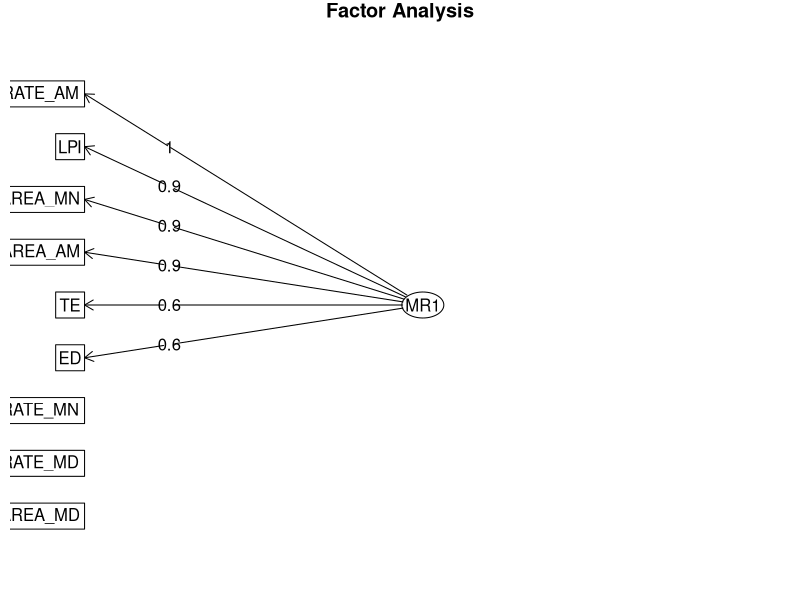
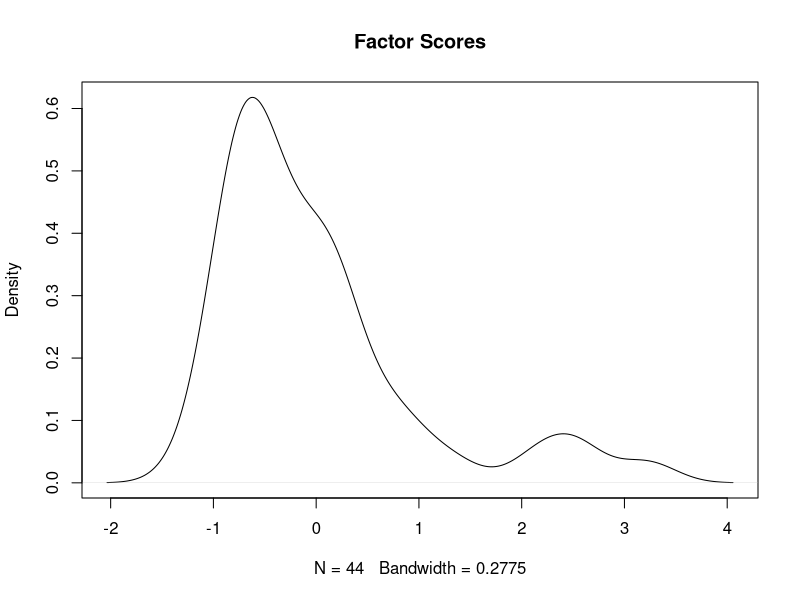
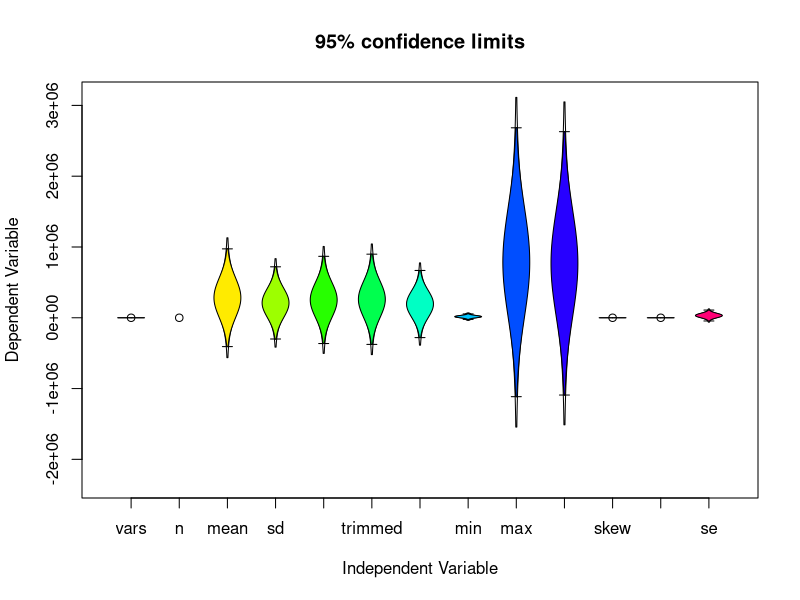

These charts were generated, in order, by the following R code: (Note: this script raises an error after producing the figures.)
## ---- chunk 1
knitr::opts_chunk$set(echo = TRUE)
## ---- chunk 2
library(psych)
library(GPArotation)
library(car)
library(dplyr)

setwd("~/GitHub/estructura-forestal-paisaje")

## ---- chunk 3

plantaciones_clase_ambas <- read.table(file = "prim_sel_metricas_completas_42_16_05_2019.csv", header = TRUE, sep =";", dec = "." )

plantaciones_clase_ambas

## ---- chunk 4

## ---- chunk 5
first_factor <- fa(plantaciones_clase_ambas[,5:13])
## ---- chunk 6
first_factor$loadings
## ---- chunk 7

fa.diagram(first_factor)
## ---- chunk 8
#rowSums(first_factor[1:2,])
head(first_factor$scores)
summary(first_factor$scores)

plot(density(first_factor$scores, na.rm = TRUE), 
    main = "Factor Scores")

## ---- chunk 9
plot(error.bars(describe(plantaciones_clase_ambas[,4:10])))
## ---- chunk 10
describe(plantaciones_clase_ambas[,5:10])
## ---- chunk 11
error.bars(plantaciones_clase_ambas[,5:10])

## ---- chunk 12
alpha(plantaciones_clase_ambas[,5:10])
splitHalf((plantaciones_clase_ambas[,5:10]))
## ---- chunk 13

error.dots(plantaciones_clase_ambas[,5:12])

## ---- chunk 14

correl <- cor(plantaciones_clase_ambas[3:44], use="pairwise.complete.obs", method = "spearman")

correl

## ---- chunk 15
cortest.bartlett(correl,nrow(plantaciones_clase_ambas[3:44]))

KMO(correl)
## ---- chunk 16
nfactors <- fa.parallel(plantaciones_clase_ambas[3:44], fm="ml", fa ="fa") # ml = maximum likelihood and fa ="factor analysis"

print("suma de los eigenvalues segun criterio de kaiser") 
sum(nfactors$fa.values > 1.0) ## old kaiser criterion
sum(nfactors$fa.values > .7) ## new kaiser criterion

## ---- chunk 17
final_model <-fa(plantaciones_clase_ambas[3:44], nfactors = 4, rotate ="oblimin", fm="ml")

final_model
## ---- chunk 18
final_model_1 <-fa(plantaciones_clase_ambas[3:44], nfactors = 3, rotate ="varimax", fm="ml")

final_model_1
## ---- chunk 19

1-((final_model$STATISTIC-final_model$dof)/(final_model$null.chisq-final_model$null.dof))



## ---- chunk 20
factor1 <- c(1,2,3,4)
factor2 <- c(5,6)
factor3 <- c(8,9)


## ---- chunk 21

plantaciones_clase_ambas$factor1 <- apply(plantaciones_clase_ambas[3:44][, factor1], 1, mean) # create an average score

plantaciones_clase_ambas$factor2 <-apply(plantaciones_clase_ambas[3:44][, factor2], 1, mean) # create average score

plantaciones_clase_ambas$factor3 <-apply(plantaciones_clase_ambas[3:44][, factor3], 1, mean) # create average score

summary(plantaciones_clase_ambas[3:44])

